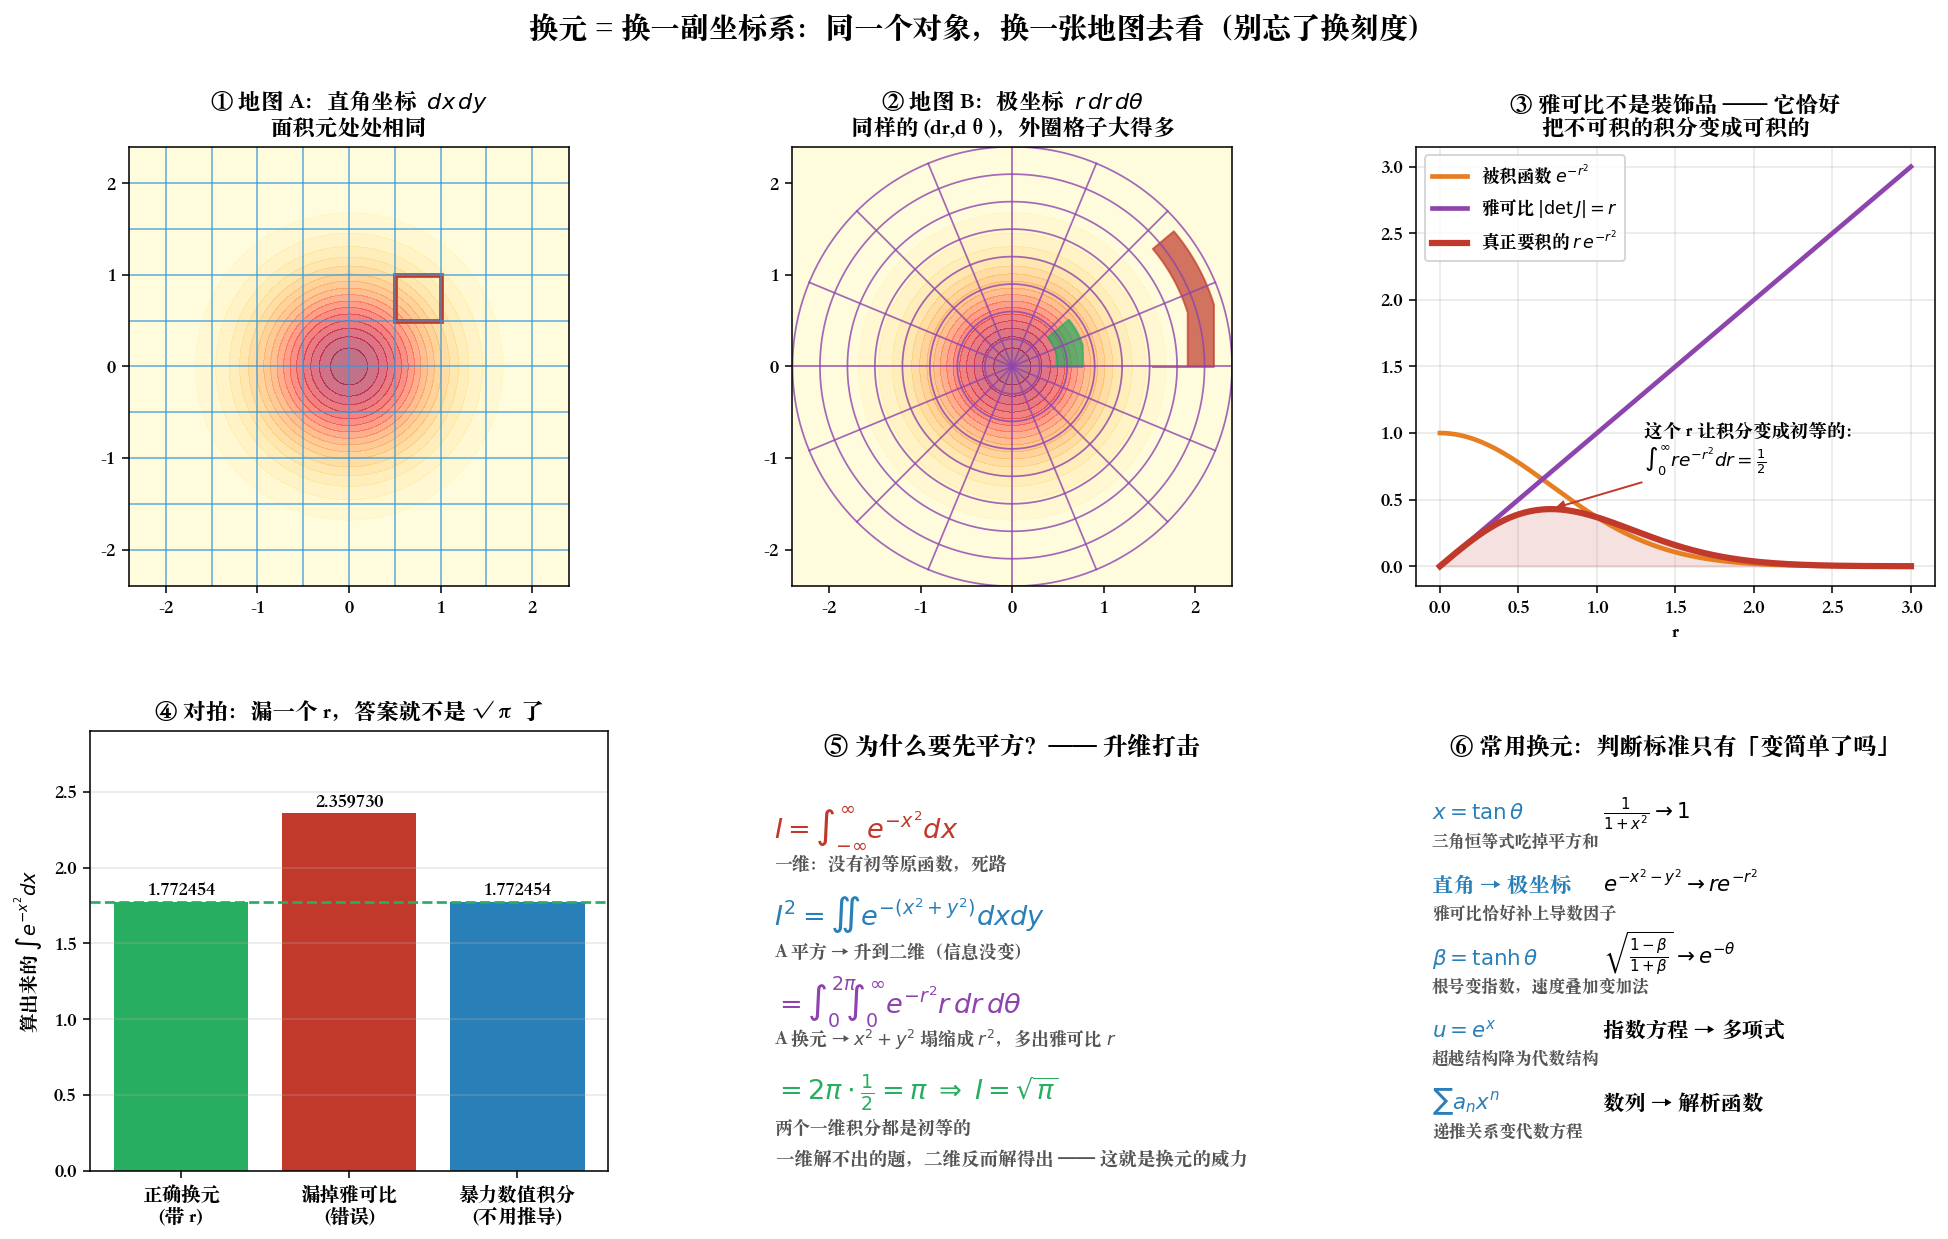

Reproduce this figure in Python.
"""substitution_as_chart.py
================================================================================
Chapter 0.98.2 · 换元 = 换一副坐标系（附：忘掉雅可比会死得多惨）

换元不是「设 u = …」这种考试技巧，它是**微分同胚**的初等版本：
    **同一个对象，换一张地图去看。**

判断换元好不好，只有一条标准：**换完之后，结构变简单了吗？**

主线例子 —— 高斯积分 ∫e^{-x²}dx（一维根本积不出来）：
    A 类动作：先平方，把一维问题升成二维         I² = ∬ e^{-(x²+y²)} dx dy
    A 类动作：换到极坐标，x²+y² 塌缩成 r²        = ∫∫ e^{-r²} · r dr dθ
    那个多出来的 **r 就是雅可比行列式**，恰好是 e^{-r²} 的导数因子
    于是      I² = 2π · ½ = π   ⇒   I = √π

**换元最容易犯的错，是忘了坐标变换会改变「体积元」。**
    ∫∫ f dx dy = ∫∫ f(r,θ) · |det J| dr dθ,   |det J| = r
漏掉那个 r，答案会差成 π^{3/2} —— 全盘皆错。
det J 就是 Chapter 0.5.4 表里那个「n 维体积的有向倍率」。
**换元忘雅可比 = 换了尺子却没换刻度。**

可视化：
  ① 直角坐标网格 → 极坐标网格的形变（面积元怎么被拉伸的）
  ② 雅可比因子 r 的热力图：离原点越远，同样的 (dr,dθ) 覆盖越大面积
  ③ 三种算法对拍：正确换元 / 漏掉 r / 暴力数值积分
  ④ 常用换元速查：从什么变成什么，为什么变简单

运行：  python ch00_98_deriving_formulas/substitution_as_chart.py
================================================================================
"""

from pathlib import Path

import matplotlib.pyplot as plt
import numpy as np
import sympy as sp
import torch


def symbolic_gauss():
    r, th, x = sp.symbols('r theta x', positive=True)

    # ✅ 正确：dx dy = r dr dθ，那个 r 不是装饰品
    I2 = (sp.integrate(sp.exp(-r ** 2) * r, (r, 0, sp.oo))
          * sp.integrate(1, (th, 0, 2 * sp.pi)))
    # ❌ 错误：漏掉雅可比 r
    I2_bad = sp.integrate(sp.exp(-r ** 2), (r, 0, sp.oo)) * 2 * sp.pi

    print("=" * 74)
    print("高斯积分：换元法的教科书案例")
    print("=" * 74)
    print(f"  ✅ 带雅可比 r ：I² = {I2}          →  I = {sp.sqrt(I2)}")
    print(f"  ❌ 漏掉雅可比 ：I² = {sp.simplify(I2_bad)}   →  差了一个因子，全盘皆错")
    print(f"  对拍（SymPy 直接一维积分）：∫e^(-x²)dx = "
          f"{sp.integrate(sp.exp(-x**2), (x, -sp.oo, sp.oo))}")
    return float(sp.sqrt(I2))


def main():
    exact = symbolic_gauss()

    # 暴力数值积分：完全不用推导的第三条独立路径
    xs = torch.linspace(-8, 8, 200_001)
    numeric = torch.trapz(torch.exp(-xs ** 2), xs).item()
    print(f"\n三方对拍：")
    print(f"  符号推导（极坐标换元）  √π = {exact:.10f}")
    print(f"  数值积分（梯形法）          = {numeric:.10f}")
    print(f"  差                          = {abs(exact-numeric):.2e}   ← 换元没做错")

    fig = plt.figure(figsize=(17, 9.5))
    gs = fig.add_gridspec(2, 3, hspace=.33, wspace=.28)

    # ---- ① 两张地图 --------------------------------------------------------
    ax = fig.add_subplot(gs[0, 0])
    for v in np.linspace(-2, 2, 9):
        ax.axhline(v, color="#3498db", lw=.9, alpha=.7)
        ax.axvline(v, color="#3498db", lw=.9, alpha=.7)
    xx, yy = np.meshgrid(np.linspace(-2.4, 2.4, 300), np.linspace(-2.4, 2.4, 300))
    ax.contourf(xx, yy, np.exp(-(xx ** 2 + yy ** 2)), levels=18, cmap="YlOrRd", alpha=.55)
    ax.add_patch(plt.Rectangle((.5, .5), .5, .5, fc="none", ec="#c0392b", lw=2.4))
    ax.set_aspect("equal")
    ax.set_title(r"① 地图 A：直角坐标  $dx\,dy$" + "\n面积元处处相同",
                 fontsize=11.5, fontweight="bold")
    ax.set_xlim(-2.4, 2.4)
    ax.set_ylim(-2.4, 2.4)

    ax = fig.add_subplot(gs[0, 1])
    for rr in np.linspace(.3, 2.4, 8):
        t = np.linspace(0, 2 * np.pi, 200)
        ax.plot(rr * np.cos(t), rr * np.sin(t), color="#8e44ad", lw=.9, alpha=.8)
    for a in np.linspace(0, 2 * np.pi, 17)[:-1]:
        ax.plot([0, 2.4 * np.cos(a)], [0, 2.4 * np.sin(a)], color="#8e44ad", lw=.9, alpha=.8)
    ax.contourf(xx, yy, np.exp(-(xx ** 2 + yy ** 2)), levels=18, cmap="YlOrRd", alpha=.55)
    # 两个形状相同的 (dr, dθ) 小格子，面积却差很多
    for rr, col in ((.5, "#27ae60"), (2.0, "#c0392b")):
        t = np.linspace(.3, .7, 40)
        ax.fill_between(np.concatenate([rr * np.cos(t), (rr + .3) * np.cos(t[::-1])]),
                        np.concatenate([rr * np.sin(t), (rr + .3) * np.sin(t[::-1])]),
                        color=col, alpha=.7)
    ax.set_aspect("equal")
    ax.set_title(r"② 地图 B：极坐标  $r\,dr\,d\theta$" + "\n同样的 (dr,dθ)，外圈格子大得多",
                 fontsize=11.5, fontweight="bold")
    ax.set_xlim(-2.4, 2.4)
    ax.set_ylim(-2.4, 2.4)

    # ---- ③ 雅可比因子 ------------------------------------------------------
    ax = fig.add_subplot(gs[0, 2])
    rs = np.linspace(0, 3, 400)
    ax.plot(rs, np.exp(-rs ** 2), lw=2.4, color="#e67e22", label=r"被积函数 $e^{-r^2}$")
    ax.plot(rs, rs, lw=2.4, color="#8e44ad", label=r"雅可比 $|\det J| = r$")
    ax.plot(rs, rs * np.exp(-rs ** 2), lw=3.2, color="#c0392b",
            label=r"真正要积的 $r\,e^{-r^2}$")
    ax.fill_between(rs, rs * np.exp(-rs ** 2), color="#c0392b", alpha=.15)
    ax.annotate("这个 r 让积分变成初等的：\n" + r"$\int_0^\infty re^{-r^2}dr = \frac{1}{2}$",
                xy=(.71, .43), xytext=(1.3, .75), fontsize=9.5,
                arrowprops=dict(arrowstyle="-|>", color="#c0392b"))
    ax.set_xlabel("r")
    ax.set_title("③ 雅可比不是装饰品 —— 它恰好\n把不可积的积分变成可积的",
                 fontsize=11.5, fontweight="bold")
    ax.legend(fontsize=9)
    ax.grid(alpha=.3)

    # ---- ④ 三方对拍 --------------------------------------------------------
    ax = fig.add_subplot(gs[1, 0])
    vals = [exact, np.sqrt(np.pi ** 1.5), numeric]
    names = ["正确换元\n(带 r)", "漏掉雅可比\n(错误)", "暴力数值积分\n(不用推导)"]
    cols = ["#27ae60", "#c0392b", "#2980b9"]
    ax.bar(names, vals, color=cols)
    ax.axhline(exact, color="#27ae60", ls="--", lw=1.4)
    for i, v in enumerate(vals):
        ax.text(i, v + .04, f"{v:.6f}", ha="center", fontsize=10, fontweight="bold")
    ax.set_ylabel(r"算出来的 $\int e^{-x^2}dx$")
    ax.set_ylim(0, 2.9)
    ax.set_title("④ 对拍：漏一个 r，答案就不是 √π 了",
                 fontsize=11.5, fontweight="bold")
    ax.grid(alpha=.3, axis="y")

    # ---- ⑤ 升维打击的示意 --------------------------------------------------
    ax = fig.add_subplot(gs[1, 1])
    ax.axis("off")
    ax.text(.5, .95, "⑤ 为什么要先平方？—— 升维打击", ha="center",
            transform=ax.transAxes, fontsize=12.5, fontweight="bold")
    steps = [
        (r"$I=\int_{-\infty}^{\infty} e^{-x^2}dx$", "一维：没有初等原函数，死路", "#c0392b"),
        (r"$I^2=\iint e^{-(x^2+y^2)}dxdy$", "A 平方 → 升到二维（信息没变）", "#2980b9"),
        (r"$=\int_0^{2\pi}\!\!\int_0^\infty e^{-r^2} r\,dr\,d\theta$",
         r"A 换元 → $x^2+y^2$ 塌缩成 $r^2$，多出雅可比 $r$", "#8e44ad"),
        (r"$=2\pi\cdot\frac{1}{2}=\pi \;\Rightarrow\; I=\sqrt{\pi}$",
         "两个一维积分都是初等的", "#27ae60"),
    ]
    for i, (f, note, col) in enumerate(steps):
        y = .76 - i * .2
        ax.text(.04, y, f, transform=ax.transAxes, fontsize=14, color=col)
        ax.text(.04, y - .075, note, transform=ax.transAxes, fontsize=9.2, color="#555")
    ax.text(.5, .015, "一维解不出的题，二维反而解得出 —— 这就是换元的威力",
            ha="center", transform=ax.transAxes, fontsize=9.5, style="italic", color="#555")

    # ---- ⑥ 换元速查表 ------------------------------------------------------
    ax = fig.add_subplot(gs[1, 2])
    ax.axis("off")
    ax.text(.5, .95, "⑥ 常用换元：判断标准只有「变简单了吗」", ha="center",
            transform=ax.transAxes, fontsize=12, fontweight="bold")
    rows = [
        (r"$x=\tan\theta$", r"$\frac{1}{1+x^2}\to 1$", "三角恒等式吃掉平方和"),
        ("直角 → 极坐标", r"$e^{-x^2-y^2}\to re^{-r^2}$", "雅可比恰好补上导数因子"),
        (r"$\beta=\tanh\theta$", r"$\sqrt{\frac{1-\beta}{1+\beta}}\to e^{-\theta}$",
         "根号变指数，速度叠加变加法"),
        (r"$u=e^x$", "指数方程 → 多项式", "超越结构降为代数结构"),
        (r"$\sum a_nx^n$", "数列 → 解析函数", "递推关系变代数方程"),
    ]
    for i, (a, b, c) in enumerate(rows):
        y = .8 - i * .165
        ax.text(.03, y, a, transform=ax.transAxes, fontsize=11, color="#2980b9")
        ax.text(.36, y, b, transform=ax.transAxes, fontsize=11)
        ax.text(.03, y - .062, c, transform=ax.transAxes, fontsize=8.6, color="#555")

    fig.suptitle("换元 = 换一副坐标系：同一个对象，换一张地图去看（别忘了换刻度）",
                 fontsize=15, fontweight="bold")
    out = Path(__file__).with_suffix(".png")
    fig.savefig(out, dpi=140, bbox_inches="tight")
    print(f"\n图已保存到 {out}")


if __name__ == "__main__":
    plt.rcParams["font.sans-serif"] = [
        "PingFang SC", "Heiti SC", "Songti SC",
        "Noto Sans CJK SC", "WenQuanYi Zen Hei", "Arial Unicode MS",
    ]
    plt.rcParams["axes.unicode_minus"] = False
    main()
